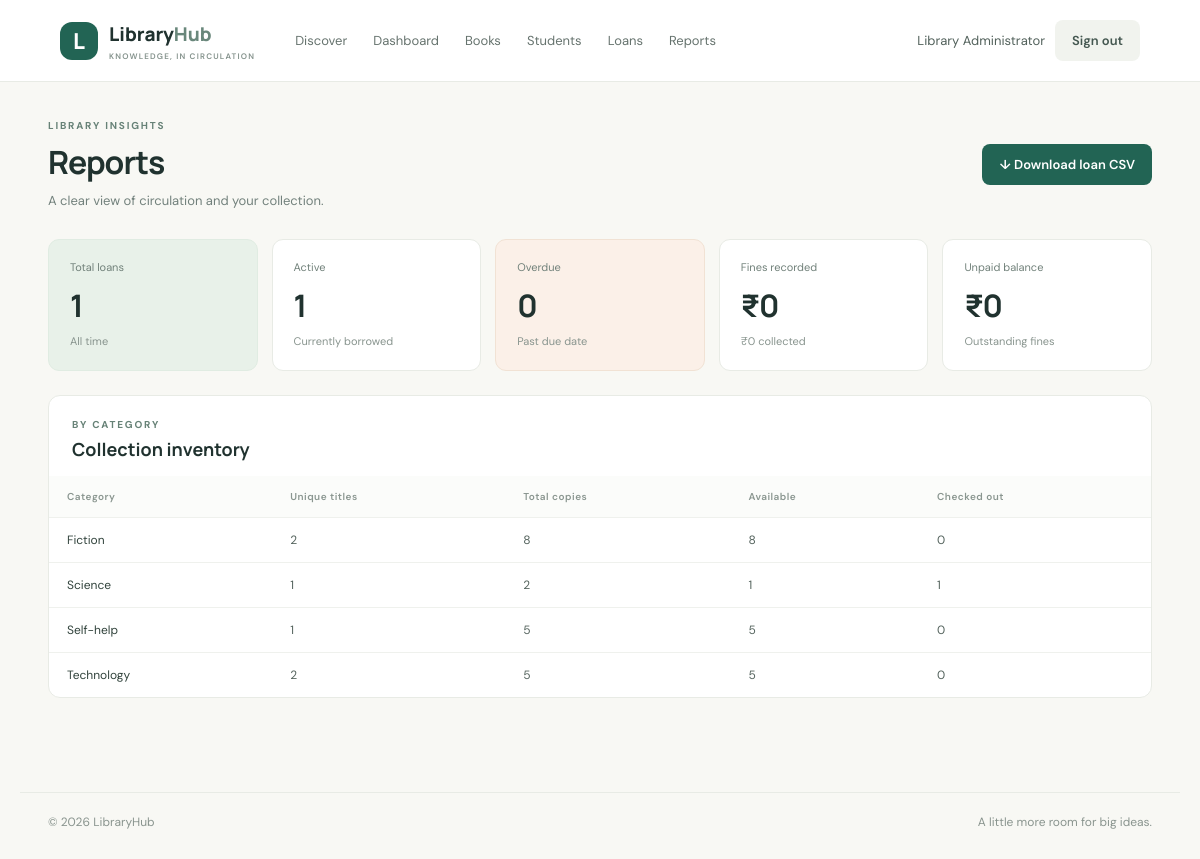
The app's page /reports (signed in) with its own data.
### tables this page shows
CREATE TABLE users(id INTEGER PRIMARY KEY,name TEXT NOT NULL,email TEXT NOT NULL UNIQUE COLLATE NOCASE,password_hash TEXT NOT NULL,role TEXT NOT NULL CHECK(role IN ('admin','student')),created_at TEXT NOT NULL DEFAULT CURRENT_TIMESTAMP);

CREATE TABLE books(id INTEGER PRIMARY KEY,title TEXT NOT NULL,author TEXT NOT NULL,isbn TEXT NOT NULL UNIQUE,category TEXT NOT NULL,total_copies INTEGER NOT NULL CHECK(total_copies>=0),available_copies INTEGER NOT NULL CHECK(available_copies>=0 AND available_copies<=total_copies));

### app.py (the view)
@app.route('/reports')
@admin_required
def reports():
    with db() as con:
        summary=con.execute("SELECT COUNT(*) total,SUM(CASE WHEN returned_on IS NULL THEN 1 ELSE 0 END) active,SUM(CASE WHEN returned_on IS NULL AND due_on<date('now','localtime') THEN 1 ELSE 0 END) overdue,COALESCE(SUM(fine_rupees),0) fines,COALESCE(SUM(paid_rupees),0) paid FROM loans").fetchone(); categories=con.execute('SELECT category,COUNT(*) titles,SUM(total_copies) copies,SUM(available_copies) available FROM books GROUP BY category ORDER BY category').fetchall()
    return render_template('reports.html',summary=summary,categories=categories)

### app.py (called while the page is built)
def db():
    con=sqlite3.connect(DB_PATH, timeout=10); con.row_factory=sqlite3.Row; con.execute('PRAGMA foreign_keys=ON'); return con

def login_required(fn):
    @wraps(fn)
    def wrapped(*a,**kw):
        if not session.get('user_id'): flash('Please sign in to continue.','error'); return redirect(url_for('login',next=request.path))
        return fn(*a,**kw)
    return wrapped

def admin_required(fn):
    @wraps(fn)
    @login_required
    def wrapped(*a,**kw):
        if session.get('role')!='admin': abort(403)
        return fn(*a,**kw)
    return wrapped

def current_user():
    if not session.get('user_id'): return None
    with db() as con: return con.execute('SELECT id,name,email,role FROM users WHERE id=?',(session['user_id'],)).fetchone()

@app.context_processor
def inject_globals(): return {'current_user':current_user(),'today':date.today().isoformat(),'loan_limit':MAX_ACTIVE_LOANS}

### templates/reports.html
{% extends 'base.html' %}{% block title %}Reports{% endblock %}{% block content %}<section class="page-heading"><div><span class="eyebrow">LIBRARY INSIGHTS</span><h1>Reports</h1><p>A clear view of circulation and your collection.</p></div><a class="btn btn-primary" href="{{ url_for('export_csv') }}">↓ Download loan CSV</a></section><section class="stat-grid report-stats"><article class="stat-card accent"><div class="stat-label">Total loans</div><strong>{{ summary.total or 0 }}</strong><small>All time</small></article><article class="stat-card"><div class="stat-label">Active</div><strong>{{ summary.active or 0 }}</strong><small>Currently borrowed</small></article><article class="stat-card warning"><div class="stat-label">Overdue</div><strong>{{ summary.overdue or 0 }}</strong><small>Past due date</small></article><article class="stat-card"><div class="stat-label">Fines recorded</div><strong>₹{{ summary.fines }}</strong><small>₹{{ summary.paid }} collected</small></article><article class="stat-card"><div class="stat-label">Unpaid balance</div><strong>₹{{ summary.fines-summary.paid }}</strong><small>Outstanding fines</small></article></section><section class="panel"><div class="panel-head"><div><span class="eyebrow">BY CATEGORY</span><h2>Collection inventory</h2></div></div><div class="table-wrap"><table><thead><tr><th>Category</th><th>Unique titles</th><th>Total copies</th><th>Available</th><th>Checked out</th></tr></thead><tbody>{% for c in categories %}<tr><td class="strong">{{ c.category }}</td><td>{{ c.titles }}</td><td>{{ c.copies }}</td><td>{{ c.available }}</td><td>{{ c.copies-c.available }}</td></tr>{% else %}<tr><td colspan="5" class="empty-cell">No inventory to report.</td></tr>{% endfor %}</tbody></table></div></section>{% endblock %}

### templates/base.html (shortened to what this page needs)
<!doctype html><html lang="en"><head><link rel="stylesheet" href="{{ url_for('static',filename='style.css') }}"></head><body><header class="topbar"><a class="brand" href="{{ url_for('index') }}"><span class="brand-mark">L</span><span>Library<span class="brand-light">Hub</span><small>KNOWLEDGE, IN CIRCULATION</small></span></a><nav class="nav"><a href="{{ url_for('index') }}">Discover</a>{% if current_user and current_user.role=='admin' %}<a href="{{ url_for('admin_dashboard') }}">Dashboard</a><a href="{{ url_for('manage_books') }}">Books</a><a href="{{ url_for('students') }}">Students</a><a href="{{ url_for('loans') }}">Loans</a><a href="{{ url_for('reports') }}">Reports</a>{% elif current_user %}<a href="{{ url_for('student_dashboard') }}">My account</a>{% endif %}</nav><div class="nav-user">{% if current_user %}<span class="user-name">{{ current_user.name }}</span><form action="{{ url_for('logout') }}" method="post"><button class="btn btn-quiet" type="submit">Sign out</button></form>{% else %}<a class="btn btn-quiet" href="{{ url_for('login') }}">Sign in</a><a class="btn btn-primary btn-small" href="{{ url_for('register') }}">Join library</a>{% endif %}</div></header><main class="shell">{% block content %}{% endblock %}</main><footer><span>© {{ today[:4] }} LibraryHub</span><span>A little more room for big ideas.</span></footer></body></html>

### static/style.css (style rules this page uses)
:root { --ink:#20322f;--muted:#72817c;--green:#226454;--green-dark:#194b40;--mint:#eaf3ed;--paper:#f8f8f4;--line:#e8ebe5;--orange:#d98251;--red:#a9463a;--shadow:0 14px 44px rgba(30,53,45,.08) }
* { box-sizing:border-box }
body { margin:0;background:var(--paper);color:var(--ink);font-family:'DM Sans',sans-serif;font-size:15px;line-height:1.5 }
h1,h2,h3,strong { font-family:Manrope,'DM Sans',sans-serif }
h1,h2,h3,p { margin-top:0 }
a { color:inherit;text-decoration:none }
.topbar { height:82px;padding:0 max(calc((100vw - 1160px)/2),5vw);display:flex;align-items:center;gap:40px;background:#fff;border-bottom:1px solid var(--line);position:sticky;top:0;z-index:5 }
.brand { display:flex;align-items:center;gap:11px;line-height:1.05;font:800 19px Manrope;white-space:nowrap }
.brand-mark { display:grid;place-items:center;background:var(--green);color:#fff;width:38px;height:38px;border-radius:12px;font-size:22px }
.brand-light { color:#69877b }
.brand small { display:block;font:600 8px 'DM Sans';letter-spacing:1.2px;color:#84928c;margin-top:4px }
.nav { display:flex;align-items:center;gap:26px;flex:1 }
.nav a { font-size:13px;color:#66736e }
.nav-user { display:flex;align-items:center;gap:10px }
.nav-user form { margin:0 }
.user-name { font-size:13px;color:#52615b }
.shell { max-width:1160px;margin:auto;padding:36px 28px 70px;min-height:calc(100vh - 150px) }
footer { max-width:1160px;margin:auto;padding:20px 28px 28px;border-top:1px solid var(--line);display:flex;justify-content:space-between;color:#89948e;font-size:12px }
.btn { display:inline-flex;justify-content:center;align-items:center;gap:16px;border:0;border-radius:8px;padding:12px 17px;font:600 13px 'DM Sans';cursor:pointer;transition:.2s }
.btn-primary { background:var(--green);color:#fff }
.btn-quiet { background:#f1f3ee;color:#445750 }
.eyebrow { display:block;font-size:10px;letter-spacing:1.8px;font-weight:700;color:#678277 }
.section-head,.page-heading { display:flex;align-items:flex-end;justify-content:space-between;gap:20px;margin:0 0 24px }
.section-head p,.page-heading p { color:var(--muted);margin:0;font-size:13px }
.page-heading { align-items:center;margin-bottom:28px }
.page-heading h1 { font-size:32px;letter-spacing:-1px;margin:5px 0 }
.stat-grid { display:grid;grid-template-columns:repeat(3,1fr);gap:14px;margin:0 0 24px }
.stat-card { background:#fff;border:1px solid var(--line);padding:19px 21px;border-radius:11px;min-height:129px }
.stat-card.accent { background:#e8f1e9;border-color:#e0ece2 }
.stat-card.warning { background:#fbf0e8;border-color:#f1e2d4 }
.stat-label { display:flex;justify-content:space-between;font-size:11px;color:#71817a }
.stat-card strong { display:block;font-size:31px;letter-spacing:-1px;margin:7px 0 0 }
.stat-card small { font-size:11px;color:#88948e }
.panel { background:#fff;border:1px solid var(--line);border-radius:12px;overflow:hidden;margin-bottom:24px }
.panel-head { display:flex;justify-content:space-between;align-items:center;padding:21px 23px 13px }
.panel-head h2 { font-size:18px;margin:4px 0 0 }
.table-wrap { overflow:auto }
table { border-collapse:collapse;width:100%;font-size:12px;white-space:nowrap }
th { text-align:left;color:#8a9690;font-weight:600;font-size:10px;letter-spacing:.5px;background:#fbfcfa }
th,td { padding:13px 18px;border-bottom:1px solid #eff1ed }
tbody tr:last-child td { border-bottom:0 }
td { color:#53625c }
.strong,b { color:#31433c }
.report-stats { grid-template-columns:repeat(5,1fr) }

### records on screen
users: name "Library Administrator"
books: category "Science", titles "1", copies "2", available "1", c.copies-c.available "1"

### other values on screen
{{ summary.total or 0 }} "1"
{{ summary.active or 0 }} "1"
{{ summary.overdue or 0 }} "0"
{{ summary.fines }} "0"
{{ summary.paid }} "0"
{{ summary.fines-summary.paid }} "0"
{{ c.category }} "Fiction" "Self-help" "Technology"
{{ c.titles }} "2" "1" "2"
{{ c.copies }} "8" "5" "5"
{{ c.available }} "8" "5" "5"
{{ c.copies-c.available }} "0" "0" "0"
